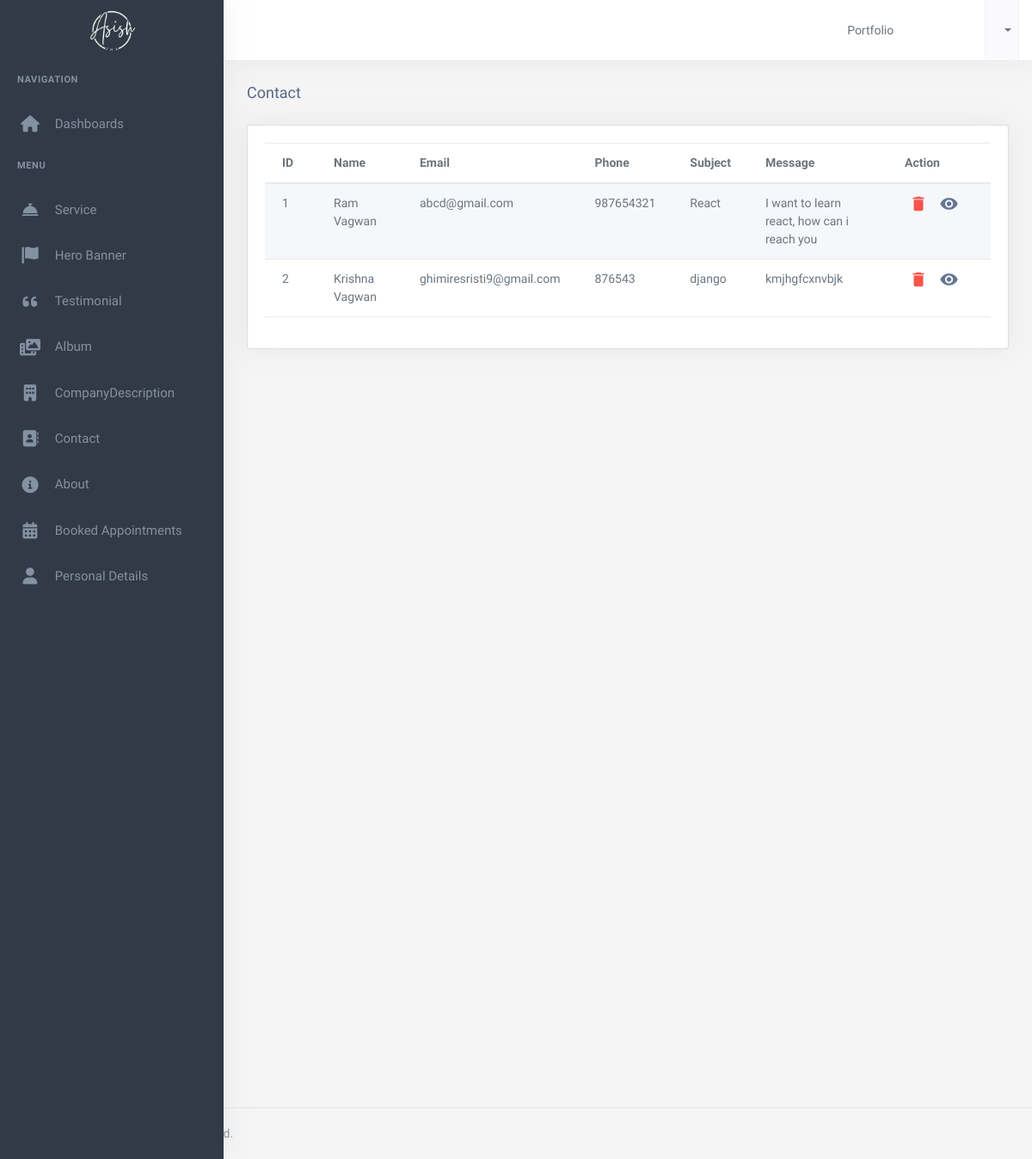
Screenshot of /dashboard/contact/ with the database file from the repository.
### app/models.py (models this page shows, shortened)
class PersonalDetail(models.Model):
    firstName = models.CharField(max_length=50)
    lastName = models.CharField(max_length=50)
    email = models.EmailField()
    logo = models.FileField(upload_to="logo")
    phone = models.CharField(max_length=20)
    address = models.CharField(max_length=50)
    facebookUrl = models.URLField()
    twiterUrl = models.URLField()
    instagramUrl = models.URLField()
    whatsappUrl = models.URLField()
    linkedinUrl = models.URLField()
    description = RichTextField()
    companyName = models.CharField(max_length=200)
    image = models.FileField(upload_to="smallImage")
    favicon = models.FileField(upload_to="Favicon")
    mapUrl = models.URLField()
    class Meta:
        ordering = ['-id']

class Contact(models.Model):
    name = models.CharField(max_length=50)
    contact = models.IntegerField()
    email = models.EmailField()
    subject = models.CharField(max_length=50)
    message = models.TextField()
    class Meta:
        ordering = ['-id']

### app2/views.py (the view)
# urls.py: path('contact/', ContactListView.as_view(), name='Contact'),
class ContactListView(View):
    template_name = 'app2/Contact.html'
    def get(self, request):
        prod = Contact.objects.all()
        return render(request, self.template_name, {'details': prod})

### app/context_processor.py (called while the page is built)
def personaldetail(request):
    personaldetail= PersonalDetail.objects.first()
    return{
        'personaldetail':personaldetail
    }

### app2/templates/app2/Contact.html (shortened to what this page needs)
{% extends 'app2/base.html' %}
{% load static %}
{% block body %}
    <link rel="stylesheet" href="https://stackpath.bootstrapcdn.com/bootstrap/4.5.2/css/bootstrap.min.css">
<div class="content-page">
    <div class="content">
        <div class="container-fluid">
            <div class="row">
                <div class="col-12">
                    <div class="page-title-box">
                        <h4 class="page-title">Contact</h4>
                    </div>
                </div>
            </div>
            <div class="row">
                <div class="col-12">
                    <div class="card">
                        <div class="card-body">
                            <div class="table-responsive" style="overflow-x: auto; width: 100%;">
                                <table class="table table-striped dt-responsive w-100">
                                    <thead>
                                        <tr>
                                            <th>ID</th>
                                            <th>Name</th>
                                            <th>Email</th>
                                            <th>Phone</th>
                                            <th>Subject</th>
                                            <th>Message</th>
                                            <th style="width: 120px;">Action</th>
                                        </tr>
                                    </thead>
                                    <tbody>
                                        {% for item in details %}
                                        <tr>
                                            <td>{{ forloop.counter }}</td>
                                            <td>{{ item.name }}</td>
                                            <td>{{ item.email }}</td>
                                            <td>{{ item.contact }}</td>
                                            <td>{{ item.subject }}</td>
                                            <td>{{ item.message }}</td>
                                            <td>
                                                <a href="#ContactDeleteModel{{ item.id }}" class="delete" data-toggle="modal"><i class="material-icons" data-toggle="tooltip" title="Delete">delete</i></a>
                                                <a href="#ContactViewModel{{ item.id }}" class="view" data-toggle="modal"><i class="material-icons" data-toggle="tooltip" title="View">visibility</i></a>
                                            </td>
                                        </tr>
                                        {% endfor %}
                                    </tbody>
                                </table>
                            </div>
                        </div>
                    </div>
                </div>
            </div>
        </div>
    </div>
</div>
{% endblock %}

### app2/templates/app2/base.html (shortened to what this page needs)
{% load static %}
<!DOCTYPE html>
<html lang="en">
    <head>
        <link rel="stylesheet" href="{% static 'app2/assets/vendor/jquery-toast-plugin/jquery.toast.min.css'%}">
        <link href="{% static 'app2/assets/css/app-saas.min.css'%}" rel="stylesheet" type="text/css" id="app-style" />
        <link href="{% static 'app2/assets/css/icons.min.css'%}" rel="stylesheet" type="text/css" />
        <link rel="stylesheet" href="https://cdnjs.cloudflare.com/ajax/libs/font-awesome/6.0.0-beta3/css/all.min.css">
        <link rel="stylesheet" href="https://cdnjs.cloudflare.com/ajax/libs/font-awesome/6.0.0-beta3/css/all.min.css">
        <link rel="stylesheet" href="https://cdnjs.cloudflare.com/ajax/libs/font-awesome/6.0.0-beta3/css/all.min.css">
        <link href="{% static 'app2/assets/vendor/bootstrap-datepicker/css/bootstrap-datepicker.min.css'%}" rel="stylesheet" type="text/css" />
        <link href="{% static 'app2/assets/vendor/select2/css/select2.min.css'%}" rel="stylesheet" type="text/css" />
        <link href="{% static 'app2/assets/vendor/datatables.net-bs5/css/dataTables.bootstrap5.min.css'%}" rel="stylesheet" type="text/css" />
        <link href="{% static 'app2/assets/vendor/datatables.net-responsive-bs5/css/responsive.bootstrap5.min.css'%}" rel="stylesheet" type="text/css" />
        <link href="{% static 'app2/assets/css/app-saas.min.css'%}" rel="stylesheet" type="text/css" id="app-style" />
        <link href="{% static 'app2/assets/css/icons.min.css'%}" rel="stylesheet" type="text/css" />
        <link href="https://cdn.jsdelivr.net/npm/summernote@0.8.16/dist/summernote-lite.min.css" rel="stylesheet">
    </head>
    <link rel="stylesheet" href="https://maxcdn.bootstrapcdn.com/font-awesome/4.7.0/css/font-awesome.min.css">
    <body>
        <div class="wrapper">
            <div class="navbar-custom">
                <div class="topbar container-fluid justify-content-between">
                    <div class="d-flex align-items-center  gap-lg-2 gap-1">
                        <button class="button-toggle-menu sm:float-end">
                            <i class="mdi mdi-menu"></i>
                        </button>
                    </div>
                    <ul class="topbar-menu d-flex align-items-center gap-3">
                        <li class="d-none d-sm-inline-block">
                            <a class="nav-link"  href="{% url 'app:index' %}">
                                Portfolio
                            </a>
                        </li>
                        <li class="d-none d-sm-inline-block">
                            <div class="nav-link" id="light-dark-mode" data-bs-toggle="tooltip" data-bs-placement="left" title="Theme Mode">
                                <i class="ri-moon-line font-22"></i>
                            </div>
                        </li>
                        <li class="d-none d-md-inline-block">
                            <a class="nav-link" href="#" data-toggle="fullscreen">
                                <i class="ri-fullscreen-line font-22"></i>
                            </a>
                        </li>
                        <li class="dropdown">
                            <a class="nav-link dropdown-toggle arrow-none nav-user px-2" data-bs-toggle="dropdown" href="#" role="button" aria-haspopup="false" aria-expanded="false">
                            </a>
                        </li>
                    </ul>
                </div>
            </div>
            <div class="leftside-menu">
                <a href="{% url 'dashboard:index' %}" class="logo logo-light">
                    <span class="logo-lg">
                        <img src="{{personaldetail.logo.url}}" alt="logo">
                    </span>
                </a>
                <div class="h-100" id="leftside-menu-container" data-simplebar>
                <ul class="side-nav">
                    <li class="side-nav-title">Navigation</li>
                    <li class="side-nav-item">
                        <a  href="{% url 'dashboard:index' %}" aria-expanded="false" aria-controls="sidebarDashboards" class="side-nav-link">
                            <i class="fas fa-home"></i>
                            <span> Dashboards </span>
                        </a>
                    </li>
                    <li class="side-nav-title">Menu</li>
                    <li class="side-nav-item">
                        <a data-bs-toggle="collapse" href="#sidebarForms" aria-expanded="false" aria-controls="sidebarForms" class="side-nav-link">
                            <i class="fas fa-concierge-bell"></i>
                            <span> Service </span>
                            <span class="menu-arrow"></span>
                        </a>
                    </li>
                    <li class="side-nav-item">
                        <a href="{% url 'dashboard:add_HeroBanner' %}" aria-expanded="false" aria-controls="sidebarEcommerce" class="side-nav-link">
                            <i class="fas fa-flag banner-icon"></i>
                            <span>Hero Banner</span>
                        </a>
                    </li>
                    <li class="side-nav-item">
                        <a data-bs-toggle="collapse" href="#sidebarTasks" aria-expanded="false" aria-controls="sidebarTasks" class="side-nav-link">
                            <i class="fas fa-quote-left"></i>
                            <span>Testimonial</span>
                            <span class="menu-arrow"></span>
                        </a>
                    </li>
                    <li class="side-nav-item">
                        <a data-bs-toggle="collapse" href="#sidebarBaseUI" aria-expanded="false" aria-controls="sidebarBaseUI" class="side-nav-link">
                            <i class="fas fa-photo-video"></i>
                            <span> Album</span>
                            <span class="menu-arrow"></span>
                        </a>
                    </li>
                    <li class="side-nav-item">
                        <a data-bs-toggle="collapse" href="#hello" aria-expanded="false" aria-controls="hello" class="side-nav-link">
                            <i class="fas fa-building"></i>
                            <span>CompanyDescription</span>
                            <span class="menu-arrow"></span>
                        </a>
                    </li>
                    <li class="side-nav-item">
                        <a href="{% url 'dashboard:Contact' %}" class="side-nav-link">
                            <i class="fas fa-address-book"></i>
                            <span> Contact </span>
                        </a>
                    </li>
                    <li class="side-nav-item">
                        <a href="{% url 'dashboard:add_About' %}" aria-expanded="false" aria-controls="sidebarEcommerce" class="side-nav-link">
                            <i class="fas fa-info-circle"></i>
                            <span> About </span>
                        </a>
                    </li>
                    <li class="side-nav-item">
                        <a href="{% url 'dashboard:Appointment' %}" aria-expanded="false" aria-controls="sidebarEcommerce" class="side-nav-link">
                            <i class="fas fa-calendar-alt"></i>
                            <span> Booked Appointments </span>
                        </a>
                    </li>
                    <li class="side-nav-item">
                        <a href="{% url 'dashboard:add_PersonalDetails' %}" class="side-nav-link">
                            <i class="fas fa-user"></i>
                            <span>Personal Details</span>
                        </a>
                    </li>
                </ul>
            </div>
        </div>
  {% block body %}
  {% endblock  %}
        <footer class="footer">
            <div class="container-fluid">
                <div class="row">
                    <div class="col-md-6">
                    </div>
                    <div class="col-md-6">
                    </div>
                </div>
            </div>
        </footer>
    </div>
                        </body>
                        </html>

### rows the page displays
PersonalDetail: logo (picture)
Contact: name "Ram Vagwan", email "abcd@gmail.com", contact "987654321", subject "React", message "I want to learn react, how can i reach you"
Contact: name "Krishna Vagwan", email "ghimiresristi9@gmail.com", contact "876543", subject "django", message "kmjhgfcxnvbjk"
